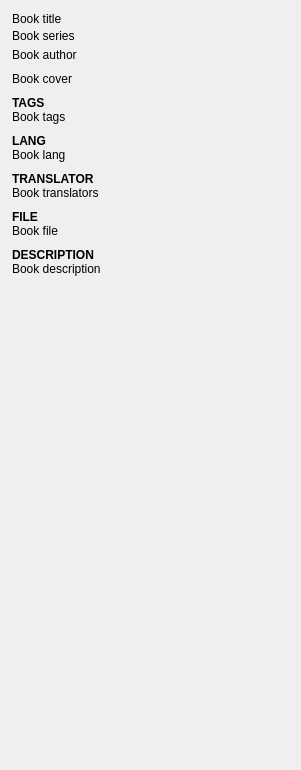
<?xml version="1.0" encoding="UTF-8"?>
<ui version="4.0">
 <class>BookInfoPanel</class>
 <widget class="QWidget" name="BookInfoPanel">
  <property name="geometry">
   <rect>
    <x>0</x>
    <y>0</y>
    <width>301</width>
    <height>770</height>
   </rect>
  </property>
  <property name="minimumSize">
   <size>
    <width>200</width>
    <height>0</height>
   </size>
  </property>
  <property name="baseSize">
   <size>
    <width>200</width>
    <height>0</height>
   </size>
  </property>
  <property name="focusPolicy">
   <enum>Qt::StrongFocus</enum>
  </property>
  <property name="windowTitle">
   <string>Form</string>
  </property>
  <property name="styleSheet">
   <string notr="true">QWidget { background-color #f7f7f7
 }r</string>
  </property>
  <layout class="QHBoxLayout" name="horizontalLayout_2">
   <property name="spacing">
    <number>0</number>
   </property>
   <property name="leftMargin">
    <number>0</number>
   </property>
   <property name="topMargin">
    <number>0</number>
   </property>
   <property name="rightMargin">
    <number>0</number>
   </property>
   <property name="bottomMargin">
    <number>0</number>
   </property>
   <item>
    <widget class="QScrollArea" name="scrollArea">
     <property name="frameShape">
      <enum>QFrame::NoFrame</enum>
     </property>
     <property name="widgetResizable">
      <bool>true</bool>
     </property>
     <widget class="QWidget" name="scrollAreaWidgetContents">
      <property name="geometry">
       <rect>
        <x>0</x>
        <y>0</y>
        <width>301</width>
        <height>770</height>
       </rect>
      </property>
      <layout class="QVBoxLayout" name="verticalLayout" stretch="0,0,0,0,0,0,0,0,0,0,0,0,0,0,0,0,0,0,0,0,0,0,0">
       <property name="spacing">
        <number>0</number>
       </property>
       <property name="leftMargin">
        <number>12</number>
       </property>
       <property name="topMargin">
        <number>12</number>
       </property>
       <property name="rightMargin">
        <number>12</number>
       </property>
       <property name="bottomMargin">
        <number>6</number>
       </property>
       <item>
        <widget class="QLabel" name="title">
         <property name="text">
          <string>Book title</string>
         </property>
         <property name="wordWrap">
          <bool>true</bool>
         </property>
         <property name="textInteractionFlags">
          <set>Qt::LinksAccessibleByMouse|Qt::TextSelectableByMouse</set>
         </property>
        </widget>
       </item>
       <item>
        <spacer name="verticalSpacer_4">
         <property name="orientation">
          <enum>Qt::Vertical</enum>
         </property>
         <property name="sizeType">
          <enum>QSizePolicy::Fixed</enum>
         </property>
         <property name="sizeHint" stdset="0">
          <size>
           <width>20</width>
           <height>3</height>
          </size>
         </property>
        </spacer>
       </item>
       <item>
        <widget class="QLabel" name="series">
         <property name="font">
          <font>
           <italic>false</italic>
          </font>
         </property>
         <property name="text">
          <string>Book series</string>
         </property>
         <property name="wordWrap">
          <bool>true</bool>
         </property>
         <property name="textInteractionFlags">
          <set>Qt::LinksAccessibleByMouse|Qt::TextSelectableByMouse</set>
         </property>
        </widget>
       </item>
       <item>
        <spacer name="verticalSpacer_3">
         <property name="orientation">
          <enum>Qt::Vertical</enum>
         </property>
         <property name="sizeType">
          <enum>QSizePolicy::Fixed</enum>
         </property>
         <property name="sizeHint" stdset="0">
          <size>
           <width>20</width>
           <height>5</height>
          </size>
         </property>
        </spacer>
       </item>
       <item>
        <widget class="QLabel" name="author">
         <property name="text">
          <string>Book author</string>
         </property>
         <property name="wordWrap">
          <bool>true</bool>
         </property>
         <property name="textInteractionFlags">
          <set>Qt::LinksAccessibleByMouse|Qt::TextSelectableByMouse</set>
         </property>
        </widget>
       </item>
       <item>
        <spacer name="verticalSpacer_2">
         <property name="orientation">
          <enum>Qt::Vertical</enum>
         </property>
         <property name="sizeType">
          <enum>QSizePolicy::Fixed</enum>
         </property>
         <property name="sizeHint" stdset="0">
          <size>
           <width>20</width>
           <height>10</height>
          </size>
         </property>
        </spacer>
       </item>
       <item>
        <widget class="QLabel" name="cover">
         <property name="text">
          <string>Book cover</string>
         </property>
        </widget>
       </item>
       <item>
        <spacer name="spacerCover">
         <property name="orientation">
          <enum>Qt::Vertical</enum>
         </property>
         <property name="sizeType">
          <enum>QSizePolicy::Fixed</enum>
         </property>
         <property name="sizeHint" stdset="0">
          <size>
           <width>20</width>
           <height>10</height>
          </size>
         </property>
        </spacer>
       </item>
       <item>
        <widget class="QLabel" name="labelTags">
         <property name="font">
          <font>
           <weight>75</weight>
           <bold>true</bold>
          </font>
         </property>
         <property name="text">
          <string>TAGS</string>
         </property>
        </widget>
       </item>
       <item>
        <widget class="QLabel" name="tags">
         <property name="text">
          <string>Book tags</string>
         </property>
         <property name="alignment">
          <set>Qt::AlignLeading|Qt::AlignLeft|Qt::AlignTop</set>
         </property>
         <property name="wordWrap">
          <bool>true</bool>
         </property>
         <property name="textInteractionFlags">
          <set>Qt::LinksAccessibleByMouse|Qt::TextSelectableByMouse</set>
         </property>
        </widget>
       </item>
       <item>
        <widget class="QLabel" name="spacerTags">
         <property name="maximumSize">
          <size>
           <width>16777215</width>
           <height>10</height>
          </size>
         </property>
         <property name="text">
          <string/>
         </property>
        </widget>
       </item>
       <item>
        <widget class="QLabel" name="labelLang">
         <property name="font">
          <font>
           <weight>75</weight>
           <bold>true</bold>
          </font>
         </property>
         <property name="text">
          <string>LANG</string>
         </property>
        </widget>
       </item>
       <item>
        <widget class="QLabel" name="lang">
         <property name="text">
          <string>Book lang</string>
         </property>
         <property name="textInteractionFlags">
          <set>Qt::LinksAccessibleByMouse|Qt::TextSelectableByMouse</set>
         </property>
        </widget>
       </item>
       <item>
        <widget class="QLabel" name="spacerLang">
         <property name="maximumSize">
          <size>
           <width>16777215</width>
           <height>10</height>
          </size>
         </property>
         <property name="text">
          <string/>
         </property>
        </widget>
       </item>
       <item>
        <widget class="QLabel" name="labelTranslator">
         <property name="font">
          <font>
           <weight>75</weight>
           <bold>true</bold>
          </font>
         </property>
         <property name="text">
          <string>TRANSLATOR</string>
         </property>
        </widget>
       </item>
       <item>
        <widget class="QLabel" name="translators">
         <property name="text">
          <string>Book translators</string>
         </property>
         <property name="alignment">
          <set>Qt::AlignLeading|Qt::AlignLeft|Qt::AlignTop</set>
         </property>
         <property name="wordWrap">
          <bool>true</bool>
         </property>
         <property name="textInteractionFlags">
          <set>Qt::LinksAccessibleByMouse|Qt::TextSelectableByMouse</set>
         </property>
        </widget>
       </item>
       <item>
        <widget class="QLabel" name="spacerTransator">
         <property name="maximumSize">
          <size>
           <width>16777215</width>
           <height>10</height>
          </size>
         </property>
         <property name="text">
          <string/>
         </property>
        </widget>
       </item>
       <item>
        <widget class="QLabel" name="labelFile">
         <property name="font">
          <font>
           <weight>75</weight>
           <bold>true</bold>
          </font>
         </property>
         <property name="text">
          <string>FILE</string>
         </property>
        </widget>
       </item>
       <item>
        <widget class="QLabel" name="file">
         <property name="text">
          <string>Book file</string>
         </property>
         <property name="wordWrap">
          <bool>true</bool>
         </property>
         <property name="textInteractionFlags">
          <set>Qt::LinksAccessibleByMouse|Qt::TextSelectableByMouse</set>
         </property>
        </widget>
       </item>
       <item>
        <widget class="QLabel" name="spacerFile">
         <property name="sizePolicy">
          <sizepolicy hsizetype="Preferred" vsizetype="Preferred">
           <horstretch>0</horstretch>
           <verstretch>0</verstretch>
          </sizepolicy>
         </property>
         <property name="maximumSize">
          <size>
           <width>16777215</width>
           <height>10</height>
          </size>
         </property>
         <property name="text">
          <string/>
         </property>
        </widget>
       </item>
       <item>
        <widget class="QLabel" name="labelDescription">
         <property name="font">
          <font>
           <weight>75</weight>
           <bold>true</bold>
          </font>
         </property>
         <property name="text">
          <string>DESCRIPTION</string>
         </property>
        </widget>
       </item>
       <item>
        <widget class="QLabel" name="description">
         <property name="text">
          <string>Book description</string>
         </property>
         <property name="alignment">
          <set>Qt::AlignLeading|Qt::AlignLeft|Qt::AlignTop</set>
         </property>
         <property name="wordWrap">
          <bool>true</bool>
         </property>
         <property name="textInteractionFlags">
          <set>Qt::LinksAccessibleByMouse|Qt::TextSelectableByMouse</set>
         </property>
        </widget>
       </item>
       <item>
        <spacer name="verticalSpacer">
         <property name="orientation">
          <enum>Qt::Vertical</enum>
         </property>
         <property name="sizeHint" stdset="0">
          <size>
           <width>20</width>
           <height>40</height>
          </size>
         </property>
        </spacer>
       </item>
      </layout>
     </widget>
    </widget>
   </item>
  </layout>
 </widget>
 <resources>
  <include location="resources.qrc"/>
 </resources>
 <connections/>
 <slots>
  <slot>onMainInfoToggle()</slot>
  <slot>onPublishInfoToggle()</slot>
  <slot>onCoverInfoToggle()</slot>
  <slot>onDescriptionInfoToggle()</slot>
 </slots>
</ui>
